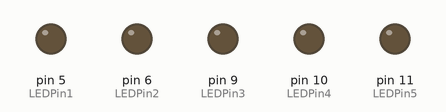
This sketch was run on a simulated Arduino Uno, built with avr-gcc and run on an emulated ATmega328P. Parts: output pins drawn as LEDs (lit = HIGH).

Above: at 0.05 s.
At 3.65 s:
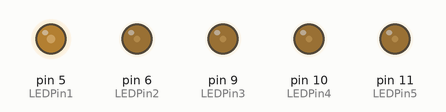
At 3.8 s:
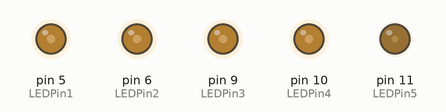
At 4.25 s:
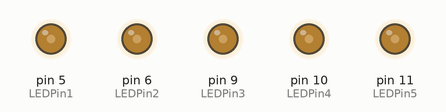
At 4.9 s:
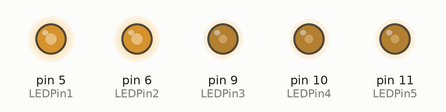
At 6.2 s:
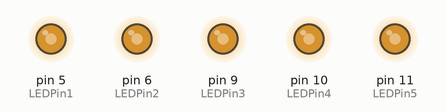
Timing chart, 0 to 8.1 s (numbered marks = the images above):
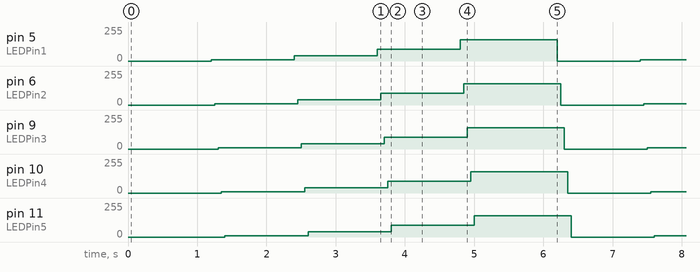

Measured:
- by itself, pin 5 (LEDPin1), pin 6 (LEDPin2), pin 9 (LEDPin3), pin 10 (LEDPin4), pin 11 (LEDPin5): repeats every 6.2 s: 40/255 1.2 s, 90/255 1.2 s, 160/255 1.4 s, 0/255 1.2 s, 10/255 1.2 s

The sketch:

BRIGHT_DIM_CONSTANT.ino
```cpp
int LEDPin1 = 5;
int LEDPin2 = 6;
int LEDPin3 = 9;
int LEDPin4 = 10;
int LEDPin5 = 11;
int i, val;
int j, val2;
int LED[] {LEDPin1, LEDPin2, LEDPin3, LEDPin4, LEDPin5};


void setup() {
  // put your setup code here, to run once:
  pinMode(LEDPin1, OUTPUT);
  pinMode(LEDPin2, OUTPUT);
  pinMode(LEDPin3, OUTPUT);
  pinMode(LEDPin4, OUTPUT);
  pinMode(LEDPin5, OUTPUT);

}

void loop() {
  // put your main code here, to run repeatedly:

  for (i=0; i<5; i++)  {
    val= (10 * i *i);
    analogWrite(LEDPin1, val);   //turn LED bright
    delay(50);
     analogWrite(LEDPin2, val);  //turn LED bright
      delay(50);
      analogWrite(LEDPin3, val);  //turn LED bright
       delay(50);
       analogWrite(LEDPin4, val);  //turn LED bright
        delay(50);
        analogWrite(LEDPin5, val);   //turn LED bright


    delay(1000);
  }

  for (j=0; j<4; j++) {
     digitalWrite(LED[i], LOW);
    delay(50);
  }
}
```
